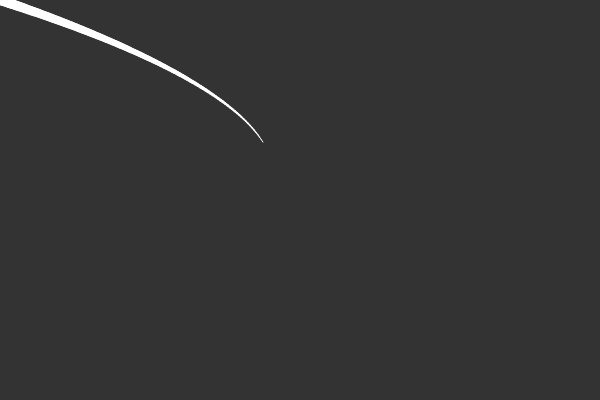
Frame 1 (no input)
Frame 60 (no input): identical to frame 1, image omitted
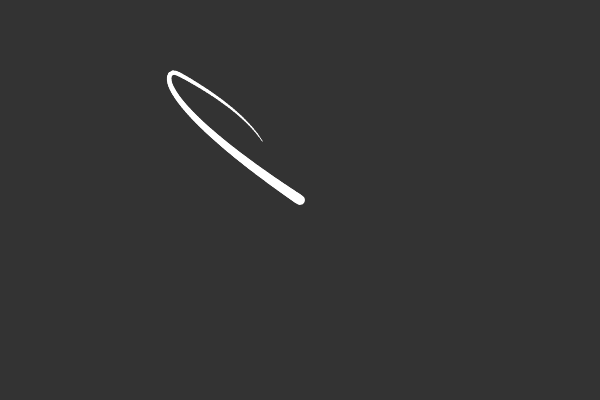
Frame 120 (the mouse pressed at the canvas centre since frame 60)

The p5.js sketch that drew these frames (run headless with seeded random() and noise() and a simulated clock; from frame 60 on, the mouse is pressed at the canvas centre):

// p5.js sketch
// ── sketch.js

/*
    Demonstrate inverse kinematics

    Kinematics
    https://en.wikipedia.org/wiki/Kinematics

    Kinematics is a subfield of physics, developed in classical mechanics, that describes
        the motion of points, bodies, and systems of bodies without considering
        the forces that cause them to move.
    Kinematics, as a field of study, is often referred to as the "geometry of motion"
        and is occasionally seen as a branch of mathematics.
    A kinematics problem begins by describing the geometry of the system and
        declaring the initial conditions of any known values of position, velocity and/or 
        acceleration of points within the system. Then, using arguments from geometry,
        the position, velocity and acceleration of any unknown parts of the system can be determined.
    The study of how forces act on bodies falls within kinetics, not kinematics.

*/

let tentacle;

function setup() {
    createCanvas(600, 400);

    const segNum = 100;
    const segLength = 3;
    const point = new p5.Vector(width / 2, height / 2);
    let current = new Segment(point, segLength);
    current.strokeWeight = 1;
    for (let i = 0; i < segNum; i++) {
        const next = new Segment(current, segLength);
        next.strokeWeight = map(i, 0, segNum, 1, 10);
        next.parent = current;
        current.child = next;
        current = next;
    }
    tentacle = current; // last one is tentacle 
}

function draw() {
    background(51);

    tentacle.follow(mouseX, mouseY);
    tentacle.update();
    tentacle.show();

    let next = tentacle.parent;
    while (next) {
        const target = next.child.a;
        next.follow(target.x, target.y);
        next.update();
        next.show();
        next = next.parent;
    }
}

// ── segment.js

class Segment {
    
    constructor(point, len) {
        if (point instanceof Segment) {
            this.a = point.b.copy();
        } else {  // p5.Vector
            this.a = point;
        }
        
        this.b = new p5.Vector();
        this.len = len;
        this.angle = 0;
        this.strokeWeight = 1;
        this.calculateB();
        this.parent = null;
        this.child = null;
    }

    follow(targetX, targetY) {
        const target = new p5.Vector(targetX, targetY);
        const dir = p5.Vector.sub(target, this.a);
        this.angle = dir.heading();

        dir.setMag(this.len);
        dir.mult(-1);
        this.a = p5.Vector.add(target, dir);
    }

    update() {
        this.calculateB();
    }

    calculateB() {
        const dx = this.len * cos(this.angle);
        const dy = this.len * sin(this.angle);
        this.b.set(this.a.x + dx, this.a.y + dy);
    }

    show() {
        stroke(255);
        strokeWeight(this.strokeWeight);
        line(this.a.x, this.a.y, this.b.x, this.b.y);
    }

}
